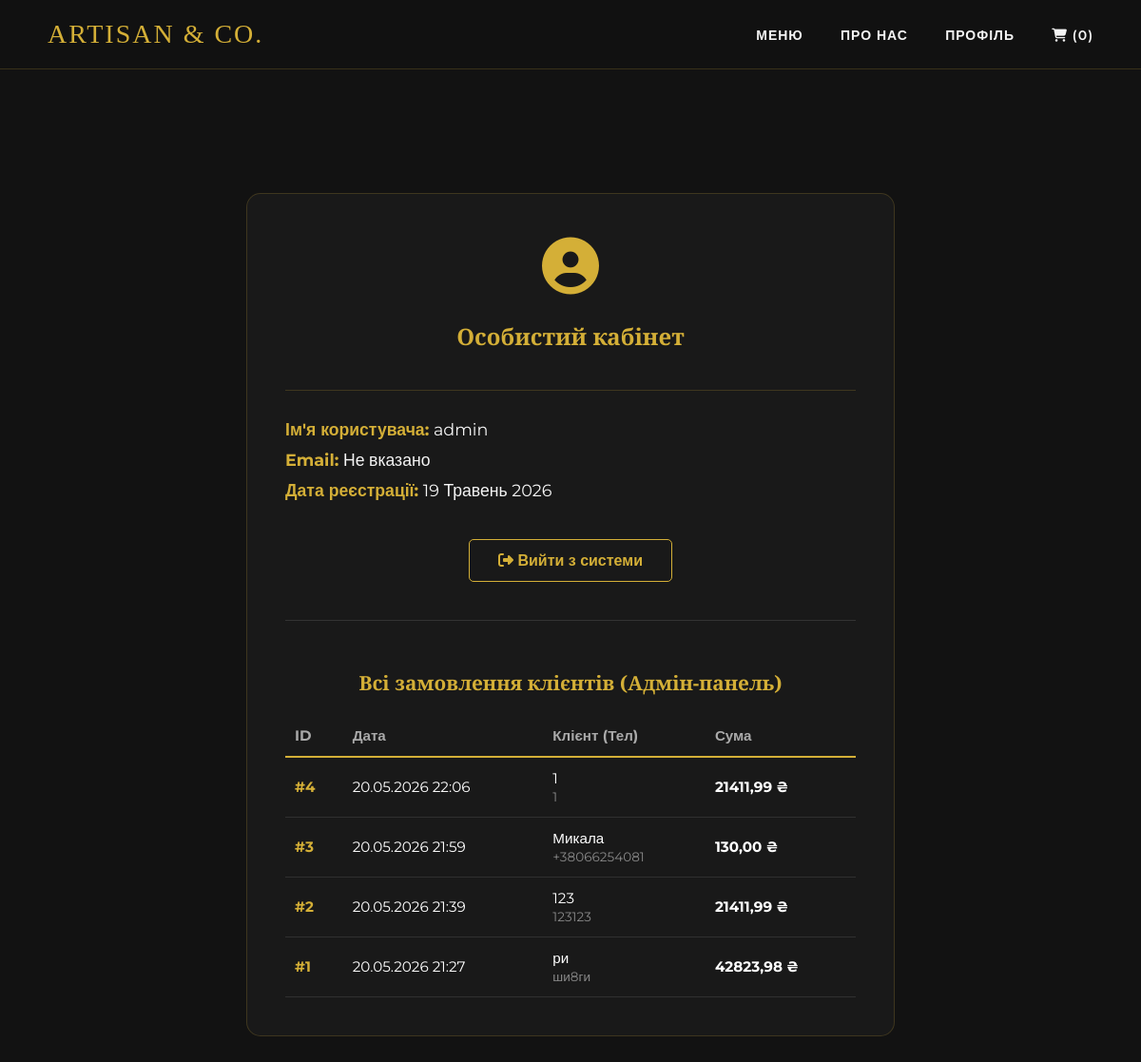
/profile/ (signed in), run on the app's committed database.
### shop/models.py (models this page shows, shortened)
class Order(models.Model):
    user = models.ForeignKey(settings.AUTH_USER_MODEL, on_delete=models.CASCADE, null=True, blank=True)
    full_name = models.CharField(max_length=100)
    phone = models.CharField(max_length=20, default="")
    address = models.TextField(default="")
    total_price = models.DecimalField(max_digits=10, decimal_places=2)
    created_at = models.DateTimeField(auto_now_add=True)

### shop/views.py (the view)
# urls.py: path('profile/', views.profile, name='profile'),
def profile(request):
    if request.user.is_staff:
        orders = Order.objects.all().order_by('-created_at')
    else:
        orders = Order.objects.filter(user=request.user).order_by('-created_at')
    return render(request, 'shop/profile.html', {'orders': orders})

### shop/cart.py (called while the page is built)
    def __len__(self):
        return sum(item['quantity'] for item in self.cart.values())

### shop/context_processors.py (called while the page is built)
def cart(request):
    return {'cart': Cart(request)}

### templates/shop/profile.html
{% extends 'base.html' %}
{% load static %}
{% block content %}
<section class="menu-section">
    <div class="profile-container">
        <div class="profile-avatar">
            <i class="fa-solid fa-user-circle"></i>
        </div>
        <h2>Особистий кабінет</h2>
        <div class="profile-info">
            <p><strong>Ім'я користувача:</strong> {{ user.username }}</p>
            <p><strong>Email:</strong> {{ user.email|default:"Не вказано" }}</p>
            <p><strong>Дата реєстрації:</strong> {{ user.date_joined|date:"d F Y" }}</p>
        </div>
        <a href="{% url 'logout' %}" class="btn-logout-big">
            <i class="fa-solid fa-right-from-bracket"></i> Вийти з системи
        </a>
        <div style="margin-top: 40px; padding-top: 30px; border-top: 1px solid #333; width: 100%;">
            <h3 style="color: var(--accent-gold); margin-bottom: 20px; text-align: center; font-size: 1.3rem;">
                {% if request.user.is_staff %}
                    Всі замовлення клієнтів (Адмін-панель)
                {% else %}
                    Історія моїх замовлень
                {% endif %}
            </h3>
            {% if orders %}
            <div style="overflow-x: auto;">
                <table style="width: 100%; border-collapse: collapse; text-align: left; font-size: 0.95rem;">
                    <thead>
                        <tr style="border-bottom: 2px solid var(--accent-gold); color: #aaa;">
                            <th style="padding: 12px 10px;">ID</th>
                            <th style="padding: 12px 10px;">Дата</th>
                            <th style="padding: 12px 10px;">Клієнт (Тел)</th>
                            <th style="padding: 12px 10px;">Сума</th>
                        </tr>
                    </thead>
                    <tbody>
                        {% for order in orders %}
                        <tr style="border-bottom: 1px solid rgba(255,255,255,0.1); color: #fff;">
                            <td style="padding: 12px 10px; font-weight: bold; color: var(--accent-gold);">#{{ order.id }}</td>
                            <td style="padding: 12px 10px;">{{ order.created_at|date:"d.m.Y H:i" }}</td>
                            <td style="padding: 12px 10px;">
                                {{ order.full_name }} <br>
                                <span style="color: #888; font-size: 0.85rem;">{{ order.phone }}</span>
                            </td>
                            <td style="padding: 12px 10px; font-weight: bold;">{{ order.total_price }} ₴</td>
                        </tr>
                        {% endfor %}
                    </tbody>
                </table>
            </div>
            {% else %}
            <p style="text-align: center; color: #888; margin-top: 20px;">
                {% if request.user.is_staff %}Ще немає жодного замовлення.{% else %}Ви ще нічого не замовляли.{% endif %}
            </p>
            {% endif %}
        </div>
    </div>
</section>
{% endblock %}

### static/main.css (style rules this page uses)
:root { --bg-dark: #121212; --accent-gold: #D4AF37; --text-light: #F5F5F5; --text-muted: #A0A0A0; }
body { background-color: var(--bg-dark); color: var(--text-light); font-family: 'Montserrat', sans-serif; margin: 0; padding: 0; min-height: 100vh; }
h1, h2, h3, .logo { font-family: 'Playfair Display', serif; }
.menu-section { padding: 80px 20px; max-width: 1200px; margin: 0 auto; }
html { scroll-behavior: smooth; }
.profile-container { max-width: 600px; margin: 50px auto; background: rgba(255, 255, 255, 0.03); border: 1px solid rgba(212, 175, 55, 0.2); padding: 40px; border-radius: 15px; text-align: center; color: var(--text-light); }
.profile-container h2 { font-family: 'Playfair Display', serif; color: var(--accent-gold); margin-bottom: 20px; }
.profile-avatar { font-size: 60px; margin-bottom: 20px; color: var(--accent-gold); }
.profile-info { border-top: 1px solid rgba(212, 175, 55, 0.2); padding-top: 20px; margin-top: 20px; text-align: left; display: inline-block; width: 100%; }
.profile-info p { margin: 10px 0; font-size: 1.1rem; }
.profile-info strong { color: var(--accent-gold); }
.btn-logout-big { display: inline-block; margin-top: 30px; padding: 12px 30px; background: transparent; color: var(--accent-gold); border: 1px solid var(--accent-gold); text-decoration: none; border-radius: 5px; font-weight: 600; transition: 0.3s; }

### data on the page
Order: id "4", created_at "20.05.2026 22:06", full_name "1", phone "1", total_price "21411,99"
Order: id "3", created_at "20.05.2026 21:59", full_name "Микала", phone "+38066254081", total_price "130,00"
Order: id "2", created_at "20.05.2026 21:39", full_name "123", phone "123123", total_price "21411,99"
Order: id "1", created_at "20.05.2026 21:27", full_name "ри", phone "ши8ги", total_price "42823,98"

### other printed values
{{ cart|length }} "0"
{{ user.username }} "admin"
{{ user.email|default:"Не вказано" }} "Не вказано"
{{ user.date_joined|date:"d F Y" }} "19 Травень 2026"
